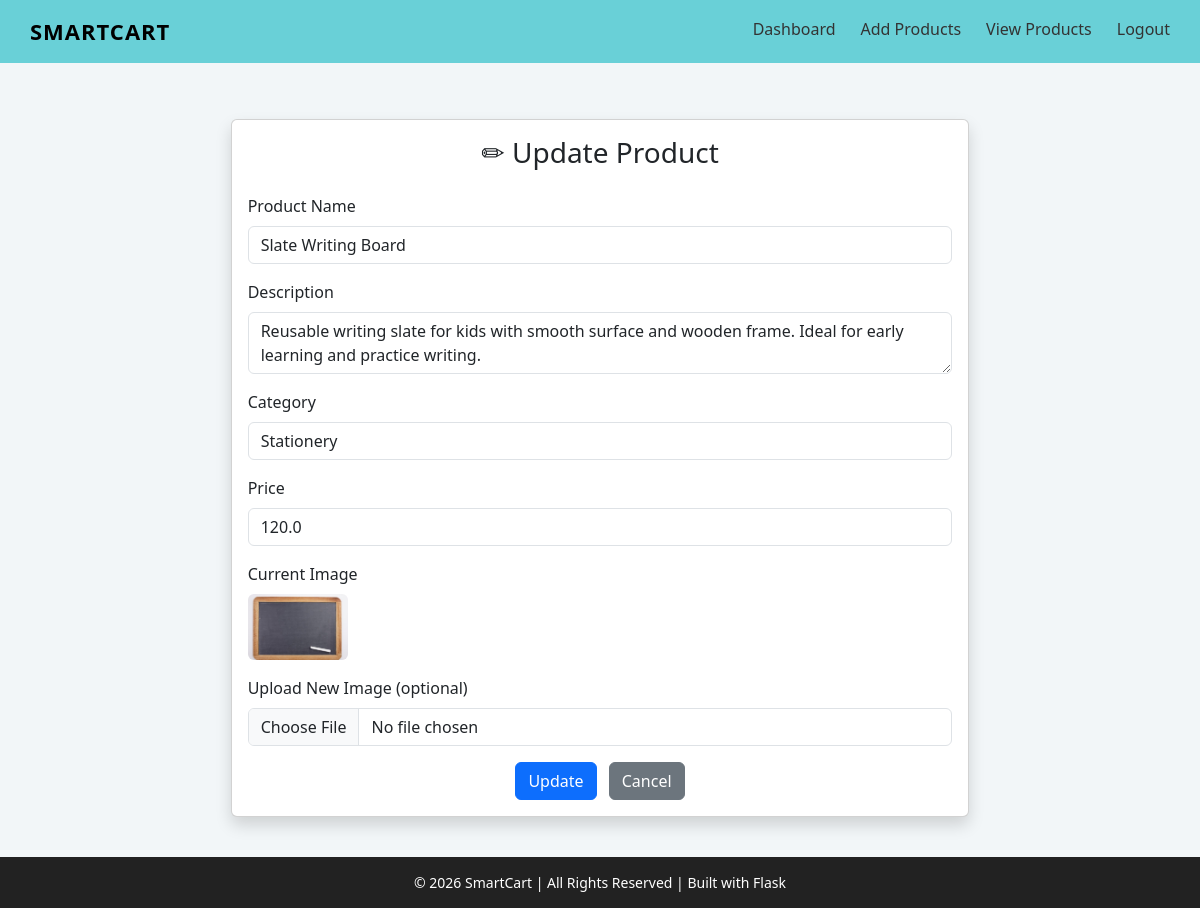
The page /admin/update-item/1 (signed in) on the database its author committed.
### tables this page shows
CREATE TABLE products (
    product_id INTEGER PRIMARY KEY AUTOINCREMENT,
    name TEXT,
    description TEXT,
    category TEXT,
    price REAL NOT NULL,
    image TEXT,
    status TEXT DEFAULT 'Active',
    admin_id INTEGER NOT NULL,
    FOREIGN KEY (admin_id) REFERENCES admin(admin_id)
);

### app.py (the view)
@app.route('/admin/update-item/<int:item_id>', methods=['GET'])
def update_item_page(item_id):
    if 'admin_id' not in session:
        flash("Please login!", "danger")
        return redirect('/admin-login')
    conn = get_db_connection()
    cursor = conn.cursor()
    cursor.execute("""
        SELECT * FROM products
        WHERE product_id = ? AND admin_id = ?
    """, (item_id, session['admin_id']))
    product = cursor.fetchone()
    conn.close()
    if not product:
        flash("Unauthorized Access!", "danger")
        return redirect('/admin/item-list')
    return render_template("admin/update_item.html", product=product)

### app.py (called while the page is built)
def get_db_connection():
    conn = sqlite3.connect("smartcart.db")
    conn.row_factory = sqlite3.Row
    conn.execute("PRAGMA foreign_keys = ON")
    return conn

### templates/admin/update_item.html (shortened to what this page needs)
{% extends "base.html" %}
{% block content %}
<div class="row justify-content-center">
    <div class="col-md-8">
        <div class="card shadow">
            <div class="card-body">
                <h3 class="mb-4 text-center">✏ Update Product</h3>
                <form method="POST" enctype="multipart/form-data">
                    <div class="mb-3">
                        <label class="form-label">Product Name</label>
                        <input type="text" name="name" class="form-control"
                               value="{{ product.name }}" required>
                    </div>
                    <div class="mb-3">
                        <label class="form-label">Description</label>
                        <textarea name="description" class="form-control" required>{{ product.description }}</textarea>
                    </div>
                    <div class="mb-3">
                        <label class="form-label">Category</label>
                        <input type="text" name="category" class="form-control"
                               value="{{ product.category }}" required>
                    </div>
                    <div class="mb-3">
                        <label class="form-label">Price</label>
                        <input type="number" step="0.01" name="price" class="form-control"
                               value="{{ product.price }}" required>
                    </div>
                    <div class="mb-3">
                        <label class="form-label">Current Image</label><br>
                        <img src="{{ url_for('static', filename='uploads/product_images/' + product.image) }}"
                             width="100" class="rounded">
                    </div>
                    <div class="mb-3">
                        <label class="form-label">Upload New Image (optional)</label>
                        <input type="file" name="image" class="form-control">
                    </div>
                    <div class="text-center">
                        <button class="btn btn-primary">Update</button>
                        <a href="{{ url_for('item_list') }}" class="btn btn-secondary ms-2">Cancel</a>
                    </div>
                </form>
            </div>
        </div>
    </div>
</div>
{% endblock %}

### templates/base.html (style rules this page uses)
body { margin:0; font-family:"Segoe UI",sans-serif; background:#f2f6f8; display:flex; flex-direction:column; min-height:100vh; }

### rows shown on the page
products: name "Slate Writing Board", description "Reusable writing slate for kids with smooth surface and wooden frame. Ideal for early learning and practice writing.", category "Stationery", price "120.0", image (picture)
